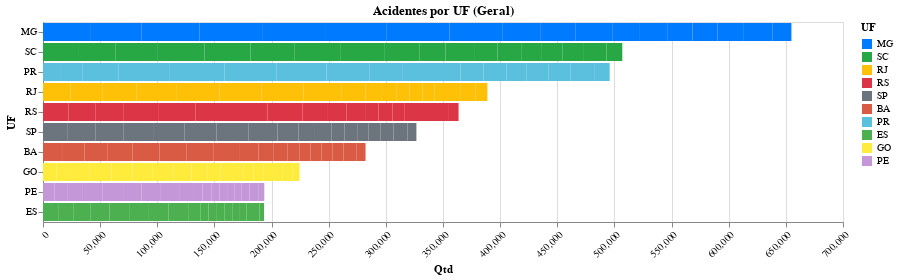

Notebook code cell kept with this figure:
### Code cell
grafico_aba_02 = gera_grafico_por_uf('Acidentes por UF (Geral)', df_acidentes_uf_geral)
# Exibir o gráfico de barras empilhadas
grafico_aba_02

### Figure 1 — Vega-Lite specification as saved in the notebook (floating-point values rounded to 4 significant figures; data arrays with more than 128 entries replaced by an {"elided": "..."} marker saying what was removed)
{"config": {"view": {"continuousWidth": 300, "continuousHeight": 300}}, "data": {"name": "data-96bae669c2cd84925ceff9d298f90cb5"}, "mark": {"type": "bar"}, "encoding": {"color": {"field": "UF", "scale": {"domain": ["MG", "SC", "RJ", "RS", "SP", "BA", "PR", "ES", "GO", "PE"], "range": ["#007bff", "#28a745", "#ffc107", "#dc3545", "#6c757d", "#d95b43", "#5bc0de", "#4caf50", "#ffeb3b", "#c497d9", "#00BFFF", "#32CD32", "#FF00FF", "#FFA500", "#5A87E8", "#00CED1", "#FF7F50", "#228B22", "#FFD700", "#000080", "#FF1493", "#4B0082", "#8A2BE2", "#7FFF00", "#00FFFF", "#008000"]}, "type": "nominal"}, "tooltip": [{"field": "UF", "type": "nominal"}, {"field": "Qtd", "type": "quantitative"}], "x": {"axis": {"labelAngle": -45}, "field": "Qtd", "type": "quantitative"}, "y": {"axis": {"labelLimit": 200}, "field": "UF", "sort": "-x", "type": "nominal"}}, "params": [{"name": "param_5", "select": {"type": "interval", "encodings": ["x", "y"]}, "bind": "scales"}], "title": {"text": "Acidentes por UF (Geral)"}, "width": 800, "$schema": "https://vega.github.io/schema/vega-lite/v5.17.0.json", "datasets": {"data-96bae669c2cd84925ceff9d298f90cb5": {"elided": "180 records"}}}
